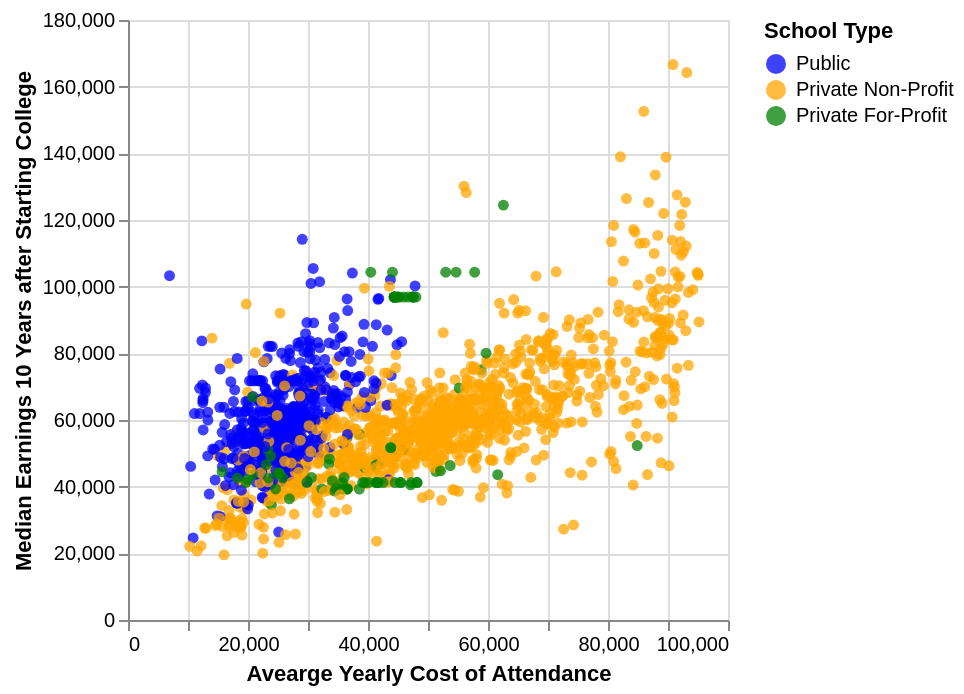

The notebook cell this image was saved under:
### Code cell
color = alt.condition(brush, alt.Color('School Type:N', scale =type_colors),
                      alt.value('lightgray'))
opacity = alt.condition(selection_state, alt.value(0.75), alt.value(0.1))

driver = alt.Chart(dash).mark_circle().encode(
    alt.X('Cost Per Year:Q', axis = alt.Axis(title = 'Avearge Yearly Cost of Attendance')),
    alt.Y('Year_10_Earnings:Q', axis = alt.Axis(title='Median Earnings 10 Years after Starting College')),
    color = color,
    opacity=opacity,
    tooltip =['School:N', 'State:N', 'School Type:N', 'Cost Per Year:Q', 'Year_10_Earnings:Q', 'Grad Rate 6YR:Q', 'Median Debt Amount']
).properties().add_params(brush, selection_state)

driver

### Figure 1 — Vega-Lite specification as saved in the notebook (floating-point values rounded to 4 significant figures; data arrays with more than 128 entries replaced by an {"elided": "..."} marker saying what was removed)
{"config": {"view": {"continuousWidth": 300, "continuousHeight": 300}}, "data": {"name": "data-0d71a09fff8ea1c6ced01cc9744c468e"}, "mark": {"type": "circle"}, "encoding": {"color": {"condition": {"param": "param_1", "field": "School Type", "scale": {"domain": ["Public", "Private Non-Profit", "Private For-Profit"], "range": ["blue", "orange", "green"]}, "type": "nominal"}, "value": "lightgray"}, "opacity": {"condition": {"param": "param_2", "value": 0.75}, "value": 0.1}, "tooltip": [{"field": "School", "type": "nominal"}, {"field": "State", "type": "nominal"}, {"field": "School Type", "type": "nominal"}, {"field": "Cost Per Year", "type": "quantitative"}, {"field": "Year_10_Earnings", "type": "quantitative"}, {"field": "Grad Rate 6YR", "type": "quantitative"}, {"field": "Median Debt Amount", "type": "quantitative"}], "x": {"axis": {"title": "Avearge Yearly Cost of Attendance"}, "field": "Cost Per Year", "type": "quantitative"}, "y": {"axis": {"title": "Median Earnings 10 Years after Starting College"}, "field": "Year_10_Earnings", "type": "quantitative"}}, "params": [{"name": "param_1", "select": {"type": "interval", "encodings": ["x", "y"]}}, {"name": "param_2", "select": {"type": "point", "fields": ["State"]}, "bind": {"input": "select", "options": [null, "AK", "AL", "AR", "AZ", "CA", "CO", "CT", "DC", "DE", "FL", "GA", "GU", "HI", "IA", "ID", "IL", "IN", "KS", "KY", "LA", "MA", "MD", "ME", "MI", "MN", "MO", "MS", "MT", "NC", "ND", "NE", "NH", "NJ", "NM", "NV", "NY", "OH", "OK", "OR", "PA", "PR", "RI", "SC", "SD", "TN", "TX", "UT", "VA", "VI", "VT", "WA", "WI", "WV", "WY"], "labels": ["All", "AK", "AL", "AR", "AZ", "CA", "CO", "CT", "DC", "DE", "FL", "GA", "GU", "HI", "IA", "ID", "IL", "IN", "KS", "KY", "LA", "MA", "MD", "ME", "MI", "MN", "MO", "MS", "MT", "NC", "ND", "NE", "NH", "NJ", "NM", "NV", "NY", "OH", "OK", "OR", "PA", "PR", "RI", "SC", "SD", "TN", "TX", "UT", "VA", "VI", "VT", "WA", "WI", "WV", "WY"], "name": "State:"}}], "$schema": "https://vega.github.io/schema/vega-lite/v5.8.0.json", "datasets": {"data-0d71a09fff8ea1c6ced01cc9744c468e": {"elided": "1682 records"}}}
